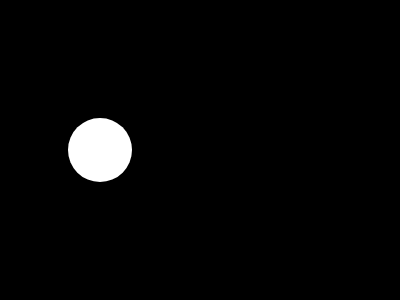
Frame 1 (no input)
Frame 60 (no input): identical to frame 1, image omitted
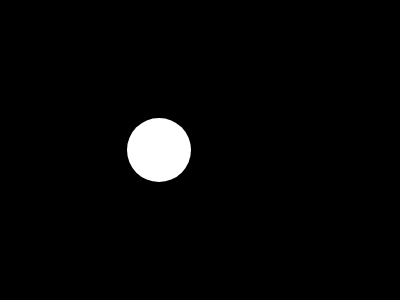
Frame 120 (the mouse pressed at the canvas centre since frame 60)

The p5.js sketch that drew these frames (run headless with seeded random() and noise() and a simulated clock; from frame 60 on, the mouse is pressed at the canvas centre):

// p5.js sketch
// ── sketch.js

let circleX = 100;
let s = 0;

function setup() {
  createCanvas(400, 300);
}

function mousePressed() {
  // circleX = 0;
  s++
}

function draw() {
  background(0);
  noStroke();
  fill(255);
  circle(circleX, 150, 64);
  circleX = (circleX + s) % width;
}

// Make Your Own (Make Your Own Variable)
// Code! Programming with p5.js
// The Coding Train / Daniel Shiffman
// https://thecodingtrain.com/beginners/p5js/2.2-make-your-own.html
// https://youtu.be/dRhXIIFp-ys

// Make Your Own Variable: https://editor.p5js.org/codingtrain/sketches/xPXNdPy17
// Growing Circle Exercise: https://editor.p5js.org/codingtrain/sketches/ehbMJ-otC
